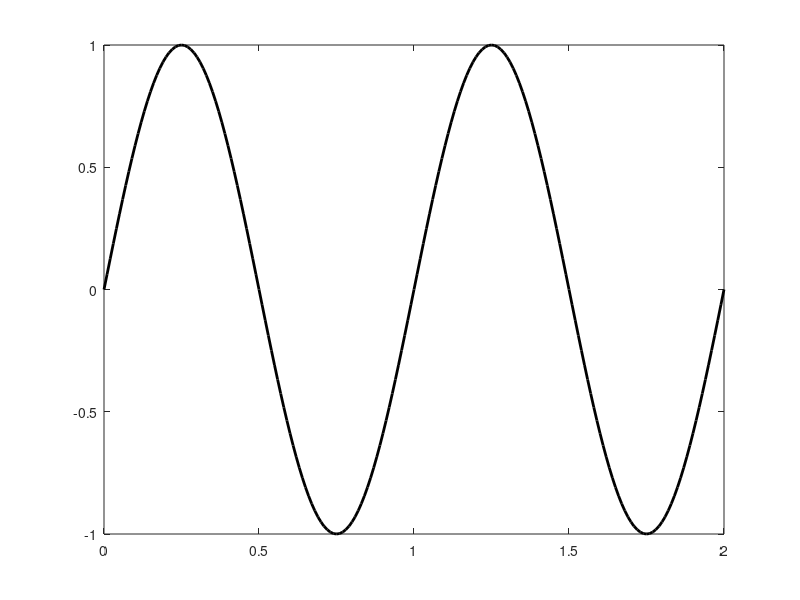

Write the MATLAB code that produced this figure. (Note: this script raises an error after producing the figure.)
%%%%%%%%%%%%%%%%%%%%%%%%%%%%%%%%%%%%%%%%%%%%%
% Plots for book chapter
%%%%%%%%%%%%%%%%%%%%%%%%%%%%%%%%%%%%%%%%%%%%%%

%% Figure 01 - DRP
t = 0:0.01:2;
omega = 2*pi;
phase_s2 = pi/4;
y1 = sin(omega*t);
y2 = sin(omega*t+phase_s2);
h = gca;
peaks_x = [0.25,1.25,9/8];
plot(t,y1,'k','linewidth',2);
h.NextPlot = 'add';
plot(t,y2,'color',ones(1,3)*0.4,'linewidth',2);
plot(peaks_x(1:2),1,'ro','markerface','red');
plot(peaks_x(3),1,'ro','markerface','red');
xlabel('Time[s]');
ylabel('Amplitude');
h_l = legend({'s_1(t)','s_2(t)'});
h_l.FontSize = 12;
h.NextPlot = 'replace';
h.FontName = 'Times New Roman';
line(peaks_x(1)*ones(2,1),[1.2,1.4],'color','black');
line(peaks_x(2)*ones(2,1),[1.2,1.4],'color','black');
line(peaks_x(1:2),[1.3 1.3],'color','black');
text(peaks_x(1),1.5,'t_{1i-1}');
text(peaks_x(2),1.5,'t_{1i}');
line(peaks_x(3)*ones(1,2),0.2+[1.2,1.4],'color','black');
text(peaks_x(3),1.7,'t_{2i}');
h.YLim = [-1 2];
h.YTick = [-1,0,1];
h.XLim = t([1 end]);

%% %%%%%%%%%%%%%%%%%%%%%%%%%%%%%%%%%%%%%%%%%%%%%%%%%%%%%%%
% Figure 02 - Continuous relative phase
%%%%%%%%%%%%%%%%%%%%%%%%%%%%%%%%%%%%%%%%%%%%%%%%%%%%%%%%%
t = 0:0.01:4*pi;
y = sin(t);
dy = cos(t);
h = subplot(121);
plot(t,y,'k','linewidth',2);
h.NextPlot = 'add';
plot(t,dy,'color',ones(1,3)*0.4,...
    'linewidth',2);
h.NextPlot = 'replace';
h.XLim = t([1 end]);
xlabel('Time[s]');
ylabel('Amplitude');
h.FontName = 'Times New Roman';
h_l = legend('s','$s\dot(t)$');
h_l.Interpreter = 'latex';
h_l.FontSize = 12;

h = subplot(122);
plot(sin(t),cos(t),'k','linewidth',2);
h.FontName = 'Times New Roman';
h.DataAspectRatio = ones(1,3);
h.XLim = [-1.1 1.1];
h.YLim = h.XLim;
xlabel('s(t)','interpreter','latex');
ylabel('$s\dot(t)$','interpreter','latex');
line([0,sqrt(2)/2*ones(1,2)],...
    [0,sqrt(2)/2*ones(1,2)],'color','black');
line([0,1],[0,0],'color','black');
h.NextPlot = 'add';
plot(cos(pi/4),sin(pi/4),'ro','markerface','red');
arc = 0.5 * [cos(0:0.01:pi/4)',sin(0:0.01:pi/4)'];
plot(arc(:,1),arc(:,2),'color','black');
text(0.6,0.3,'\phi');
n.NextPlot = 'replace';
h.XTick = [-1 0 1];
h.YTick = [-1 0 1];
h.XGrid = 'on'; h.YGrid = 'on';

%% Figure 3 - Hilbert transform fundamentals
T = 0.10;
N = 100;
k = floor(N/2);
omega = 2*pi;
t = 0:T:((N-1)*T);
f = (-k:k-1)*1/(N*T);
y = sin(omega*t);
y_a = hilbert(y);
Y = fftshift(fft(y))/k;
Y_A = fftshift(fft(y_a))/k;

subplot(121);
plot(t,y,'k','linewidth',2);
xlabel('Time[s]');
ylabel('Amplitude');
h = subplot(122);
plot(f,abs(Y),'k','linewidth',2);
h.NextPlot = 'add';
plot(f,abs(Y_A),'color',0.4*ones(1,3),...
    'linewidth',2);
h.NextPlot = 'replace';
h.XLim = [-2 2];
h_l = legend('FT','HT','location','NorthWest');
xlabel('Frequency[Hz]');
ylabel('|Y(\omega)|');
set(get(gcf,'children'),'fontname','Times New Roman');

%% Figure 4 Hilbert transform phase wrapping
t = 0:0.01:4;
A = t;
y = A.* cos(2*pi*t);
A = A(1,end);
h = subplot(131);
plot(t,y,'k','linewidth',2);
h.YLim = [-A*1.1,A*1.1];
h.YTick = [-A,0,A];
h.YTickLabel = {'-A_{max}','0','A_{max}'};
yr = hilbert(y);
title('Signal A(t)*cos(\omega t)');
xlabel('Time[s]');
ylabel('Amplitude');

h = subplot(132);
% instantenous amplitude or envelope
plot(t,abs(yr),'k','linewidth',2);
h.YLim = [0,A*1.1];
h.YTick = [0,A];
h.YTickLabel = {'0','A_{max}'};
title('Instantaneous Amplitude');
xlabel('Times[s]');
ylabel('Amplitude');

h = subplot(133);
% instantenous phase
plot(t,angle(yr),'k','linewidth',2);
line(h.XLim,pi*ones(1,2),'linestyle',':',...
    'color','k');
line(h.XLim,-pi*ones(1,2),'linestyle',':',...
    'color','k')
line(h.XLim,zeros(1,2),'linestyle','-.',...
    'color','k');
h.YTick = [-pi,0,pi];
h.YTickLabel  = {'-\pi','0','\pi'};
title('Instantaneous phase');
xlabel('Time[s]');ylabel('Amplitude');

set(get(gcf,'children'),'fontname','Times New Roman',...
    'xlim',t([1 end]));

%% Figure 5 PCA
T = 0.01;
omega = 2*pi;
noise_amp = 0.2;
t = (0:T:10)';
y1 = 3*t + 3*sin(t);
y2 = 4 + 0.3*y1 + noise_amp*randn(size(t));
y1 = y1 + noise_amp*randn(size(t));
y3 = 10 + 0.5*(t-6).^2 + noise_amp*randn(size(t));
X = [y1,y2,y3];
[coeff,score,latent] = pca(X);

h = subplot(131);
plot(t,y1,'k','linewidth',2);
h.NextPlot = 'add';
plot(t,y2,'color',0.4*ones(1,3),'linewidth',2);
plot(t,y3,'color',0.7*ones(1,3),'linewidth',2);
h.NextPlot = 'replace';
h.XLim = t([1 end]);
legend('Signal 1','Signal 2','Signal 3','location','northwest');
xlabel('Time[s]'); ylabel('Amplitude');

h = subplot(132);
plot(t,score(:,1),'k','linewidth',2);
h.NextPlot = 'add';
plot(t,score(:,2),'color',0.4*ones(1,3),'linewidth',2);
plot(t,score(:,3),'color',0.7*ones(1,3),'linewidth',2);
h.NextPlot = 'replace';
legend('PC1','PC2','PC3','location','northwest');
xlabel('Time[s]'); ylabel('Amplitude');

h = subplot(133);
plot(cumsum(latent / sum(latent))*100,'k-o',...
    'markerface','k','linewidth',2);
line([0.9 3.1],90*ones(1,2),'color','k',...
    'linestyle','--');
h.YLim = [0 110];
xlabel('Principal Components');
ylabel('Cumulated explained variance[%]');
h.XLim = [0.9 3.1];
h.XTick = 1:3;
h.XTickLabel = {'PC1','PC2','PC3'};

set(get(gcf,'children'),'fontname','Times New Roman');
display(latent);

%% cluster phase
T = 0.05;
t = (0:T:10)';
N = numel(t);
K = 5;
omega_sync = 2*pi*ones(1,K);
omega_rnd = unifrnd(0,2*pi,1,K);
phase_sync = unifrnd(-pi/4,pi/4,N,K);
phase_rand = unifrnd(-pi/4,pi/4,N,K);
uniform_noise = unifrnd(0,T,N,K);

theta_sync = t*omega_sync + phase_sync + uniform_noise;
theta_rand = t*omega_rnd + phase_rand + uniform_noise;

theta_sync = mod(theta_sync,2*pi) - pi;
theta_rand = mod(theta_rand,2*pi) - pi;

Y_sync = sin(theta_sync);
Y_rand = sin(theta_rand);

c_p_sync = round(cluster_phase(theta_sync),2);
c_p_rand = round(cluster_phase(theta_rand),2);

colors = (0:K-1)'*ones(1,3)/max(max(K));

h = subplot(121);
h.ColorOrder = colors;
h.NextPlot = 'replaceChildren';
plot(t,Y_sync,'linewidth',1);
title(['Cluster phase = ',num2str(c_p_sync)]);
xlabel('Times[s]');ylabel('Amplitude');

h = subplot(122);
h.ColorOrder = colors;
h.NextPlot = 'replaceChildren';
plot(t,Y_rand,'linewidth',1);
title(['Cluster phase = ',num2str(c_p_rand)]);
xlabel('Times[s]');ylabel('Amplitude');

set(get(gcf,'children'),'fontname','Times New Roman');
